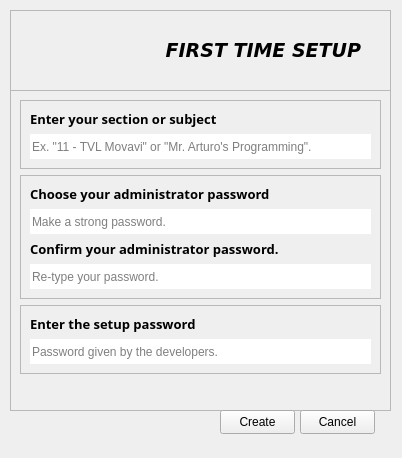
<?xml version="1.0" encoding="UTF-8"?>
<ui version="4.0">
 <class>Dialog</class>
 <widget class="QDialog" name="Dialog">
  <property name="geometry">
   <rect>
    <x>0</x>
    <y>0</y>
    <width>402</width>
    <height>458</height>
   </rect>
  </property>
  <property name="minimumSize">
   <size>
    <width>402</width>
    <height>458</height>
   </size>
  </property>
  <property name="maximumSize">
   <size>
    <width>402</width>
    <height>458</height>
   </size>
  </property>
  <property name="windowTitle">
   <string>QRAttendify - First Time Setup</string>
  </property>
  <property name="windowIcon">
   <iconset resource="../Resources/resources.qrc">
    <normaloff>:/icons/Icons/sfhs_logo.ico</normaloff>:/icons/Icons/sfhs_logo.ico</iconset>
  </property>
  <property name="styleSheet">
   <string notr="true"/>
  </property>
  <widget class="QFrame" name="container">
   <property name="geometry">
    <rect>
     <x>10</x>
     <y>90</y>
     <width>381</width>
     <height>321</height>
    </rect>
   </property>
   <property name="frameShape">
    <enum>QFrame::StyledPanel</enum>
   </property>
   <property name="frameShadow">
    <enum>QFrame::Raised</enum>
   </property>
   <layout class="QVBoxLayout" name="verticalLayout">
    <item alignment="Qt::AlignTop">
     <widget class="QFrame" name="name_container">
      <property name="frameShape">
       <enum>QFrame::StyledPanel</enum>
      </property>
      <property name="frameShadow">
       <enum>QFrame::Raised</enum>
      </property>
      <layout class="QVBoxLayout" name="verticalLayout_2">
       <item>
        <widget class="QLabel" name="name_text">
         <property name="font">
          <font>
           <family>Yu Gothic</family>
           <pointsize>10</pointsize>
           <weight>75</weight>
           <bold>true</bold>
          </font>
         </property>
         <property name="text">
          <string>Enter your section or subject</string>
         </property>
        </widget>
       </item>
       <item>
        <widget class="QLineEdit" name="name_fill">
         <property name="minimumSize">
          <size>
           <width>0</width>
           <height>25</height>
          </size>
         </property>
         <property name="font">
          <font>
           <family>Yu Gothic UI</family>
           <pointsize>9</pointsize>
          </font>
         </property>
         <property name="focusPolicy">
          <enum>Qt::StrongFocus</enum>
         </property>
         <property name="acceptDrops">
          <bool>false</bool>
         </property>
         <property name="maxLength">
          <number>50</number>
         </property>
         <property name="frame">
          <bool>false</bool>
         </property>
         <property name="readOnly">
          <bool>false</bool>
         </property>
         <property name="placeholderText">
          <string>Ex. &quot;11 - TVL Movavi&quot; or &quot;Mr. Arturo's Programming&quot;.</string>
         </property>
         <property name="clearButtonEnabled">
          <bool>true</bool>
         </property>
        </widget>
       </item>
      </layout>
     </widget>
    </item>
    <item alignment="Qt::AlignTop">
     <widget class="QFrame" name="adminpass_container">
      <property name="frameShape">
       <enum>QFrame::StyledPanel</enum>
      </property>
      <property name="frameShadow">
       <enum>QFrame::Raised</enum>
      </property>
      <layout class="QVBoxLayout" name="verticalLayout_4">
       <item>
        <widget class="QLabel" name="choosepass_text">
         <property name="font">
          <font>
           <family>Yu Gothic</family>
           <pointsize>10</pointsize>
           <weight>75</weight>
           <bold>true</bold>
          </font>
         </property>
         <property name="text">
          <string>Choose your administrator password</string>
         </property>
        </widget>
       </item>
       <item>
        <widget class="QLineEdit" name="choosepass_fill">
         <property name="minimumSize">
          <size>
           <width>0</width>
           <height>25</height>
          </size>
         </property>
         <property name="maximumSize">
          <size>
           <width>16777215</width>
           <height>16777215</height>
          </size>
         </property>
         <property name="font">
          <font>
           <family>Yu Gothic UI</family>
           <pointsize>9</pointsize>
          </font>
         </property>
         <property name="focusPolicy">
          <enum>Qt::StrongFocus</enum>
         </property>
         <property name="acceptDrops">
          <bool>false</bool>
         </property>
         <property name="maxLength">
          <number>50</number>
         </property>
         <property name="frame">
          <bool>false</bool>
         </property>
         <property name="echoMode">
          <enum>QLineEdit::Password</enum>
         </property>
         <property name="placeholderText">
          <string>Make a strong password.</string>
         </property>
         <property name="clearButtonEnabled">
          <bool>true</bool>
         </property>
        </widget>
       </item>
       <item>
        <widget class="QLabel" name="confirmpass_text">
         <property name="font">
          <font>
           <family>Yu Gothic</family>
           <pointsize>10</pointsize>
           <weight>75</weight>
           <bold>true</bold>
          </font>
         </property>
         <property name="text">
          <string>Confirm your administrator password.</string>
         </property>
        </widget>
       </item>
       <item>
        <widget class="QLineEdit" name="confirmpass_fill">
         <property name="minimumSize">
          <size>
           <width>0</width>
           <height>25</height>
          </size>
         </property>
         <property name="font">
          <font>
           <family>Yu Gothic UI</family>
           <pointsize>9</pointsize>
          </font>
         </property>
         <property name="focusPolicy">
          <enum>Qt::StrongFocus</enum>
         </property>
         <property name="acceptDrops">
          <bool>false</bool>
         </property>
         <property name="maxLength">
          <number>50</number>
         </property>
         <property name="frame">
          <bool>false</bool>
         </property>
         <property name="echoMode">
          <enum>QLineEdit::Password</enum>
         </property>
         <property name="placeholderText">
          <string>Re-type your password.</string>
         </property>
         <property name="clearButtonEnabled">
          <bool>true</bool>
         </property>
        </widget>
       </item>
      </layout>
     </widget>
    </item>
    <item alignment="Qt::AlignTop">
     <widget class="QFrame" name="setuppass_container">
      <property name="frameShape">
       <enum>QFrame::StyledPanel</enum>
      </property>
      <property name="frameShadow">
       <enum>QFrame::Raised</enum>
      </property>
      <layout class="QVBoxLayout" name="verticalLayout_5">
       <item>
        <widget class="QLabel" name="setuppass_text">
         <property name="font">
          <font>
           <family>Yu Gothic</family>
           <pointsize>10</pointsize>
           <weight>75</weight>
           <bold>true</bold>
          </font>
         </property>
         <property name="text">
          <string>Enter the setup password</string>
         </property>
        </widget>
       </item>
       <item>
        <widget class="QLineEdit" name="setuppass_fill">
         <property name="minimumSize">
          <size>
           <width>0</width>
           <height>25</height>
          </size>
         </property>
         <property name="font">
          <font>
           <family>Yu Gothic UI</family>
           <pointsize>9</pointsize>
          </font>
         </property>
         <property name="focusPolicy">
          <enum>Qt::StrongFocus</enum>
         </property>
         <property name="acceptDrops">
          <bool>false</bool>
         </property>
         <property name="maxLength">
          <number>50</number>
         </property>
         <property name="frame">
          <bool>false</bool>
         </property>
         <property name="echoMode">
          <enum>QLineEdit::Password</enum>
         </property>
         <property name="placeholderText">
          <string>Password given by the developers.</string>
         </property>
         <property name="clearButtonEnabled">
          <bool>true</bool>
         </property>
        </widget>
       </item>
      </layout>
     </widget>
    </item>
    <item>
     <widget class="QLabel" name="error_message">
      <property name="text">
       <string/>
      </property>
      <property name="alignment">
       <set>Qt::AlignCenter</set>
      </property>
      <property name="wordWrap">
       <bool>true</bool>
      </property>
     </widget>
    </item>
   </layout>
  </widget>
  <widget class="QFrame" name="header">
   <property name="geometry">
    <rect>
     <x>10</x>
     <y>10</y>
     <width>381</width>
     <height>81</height>
    </rect>
   </property>
   <property name="frameShape">
    <enum>QFrame::StyledPanel</enum>
   </property>
   <property name="frameShadow">
    <enum>QFrame::Raised</enum>
   </property>
   <widget class="QLabel" name="logo">
    <property name="geometry">
     <rect>
      <x>20</x>
      <y>0</y>
      <width>81</width>
      <height>81</height>
     </rect>
    </property>
    <property name="text">
     <string/>
    </property>
    <property name="pixmap">
     <pixmap resource="../Resources/resources.qrc">:/icons/Icons/sfhs_logo.png</pixmap>
    </property>
    <property name="scaledContents">
     <bool>true</bool>
    </property>
   </widget>
   <widget class="QLabel" name="title">
    <property name="geometry">
     <rect>
      <x>110</x>
      <y>0</y>
      <width>271</width>
      <height>81</height>
     </rect>
    </property>
    <property name="font">
     <font>
      <family>Verdana</family>
      <pointsize>14</pointsize>
      <weight>75</weight>
      <italic>true</italic>
      <bold>true</bold>
     </font>
    </property>
    <property name="text">
     <string>&lt;html&gt;&lt;head/&gt;&lt;body&gt;&lt;p&gt;&lt;span style=&quot; font-weight:700;&quot;&gt;FIRST TIME SETUP&lt;/span&gt;&lt;/p&gt;&lt;/body&gt;&lt;/html&gt;</string>
    </property>
    <property name="scaledContents">
     <bool>true</bool>
    </property>
    <property name="alignment">
     <set>Qt::AlignRight|Qt::AlignTrailing|Qt::AlignVCenter</set>
    </property>
    <property name="margin">
     <number>0</number>
    </property>
    <property name="indent">
     <number>30</number>
    </property>
   </widget>
  </widget>
  <widget class="QPushButton" name="create">
   <property name="geometry">
    <rect>
     <x>220</x>
     <y>410</y>
     <width>75</width>
     <height>24</height>
    </rect>
   </property>
   <property name="focusPolicy">
    <enum>Qt::TabFocus</enum>
   </property>
   <property name="text">
    <string>Create</string>
   </property>
   <property name="autoDefault">
    <bool>false</bool>
   </property>
   <property name="default">
    <bool>false</bool>
   </property>
   <property name="flat">
    <bool>false</bool>
   </property>
  </widget>
  <widget class="QPushButton" name="cancel">
   <property name="geometry">
    <rect>
     <x>300</x>
     <y>410</y>
     <width>75</width>
     <height>24</height>
    </rect>
   </property>
   <property name="focusPolicy">
    <enum>Qt::TabFocus</enum>
   </property>
   <property name="text">
    <string>Cancel</string>
   </property>
   <property name="autoDefault">
    <bool>false</bool>
   </property>
  </widget>
  <widget class="QLabel" name="choosepass_fill_eye">
   <property name="geometry">
    <rect>
     <x>315</x>
     <y>215</y>
     <width>20</width>
     <height>11</height>
    </rect>
   </property>
   <property name="text">
    <string/>
   </property>
   <property name="pixmap">
    <pixmap resource="../Resources/resources.qrc">:/icons/Icons/eye-close.png</pixmap>
   </property>
   <property name="scaledContents">
    <bool>true</bool>
   </property>
  </widget>
  <widget class="QLabel" name="confirmpass_fill_eye">
   <property name="geometry">
    <rect>
     <x>315</x>
     <y>268</y>
     <width>20</width>
     <height>11</height>
    </rect>
   </property>
   <property name="text">
    <string/>
   </property>
   <property name="pixmap">
    <pixmap resource="../Resources/resources.qrc">:/icons/Icons/eye-close.png</pixmap>
   </property>
   <property name="scaledContents">
    <bool>true</bool>
   </property>
  </widget>
 </widget>
 <resources>
  <include location="../Resources/resources.qrc"/>
 </resources>
 <connections/>
</ui>
